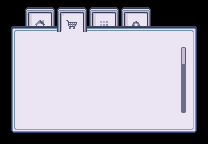

A level layout from a 2D game, rendered from its tile map. Below: a short description, then the map file with its tile-grid data intact:
An orthogonal 13x9 tile map with 16x16 px tiles, 5 tile layers (Tile Layer 1, Tile Layer 2, Icons, Tile Layer 3, ...).

<map version="1.10" tiledversion="1.11.2" orientation="orthogonal" renderorder="right-down" width="13" height="9" tilewidth="16" tileheight="16" infinite="0" nextlayerid="6" nextobjectid="1">
 <tileset firstgid="1" source="Modern_UI_Style_2.tsx" />
 <layer id="1" name="Tile Layer 1" width="13" height="9">
  <data encoding="csv">
0,543,0,543,0,543,0,543,1133,1133,0,0,0,
99,592,0,592,0,592,0,592,1182,1182,100,100,101,
148,0,0,0,0,0,0,0,1231,1231,0,0,150,
148,0,0,0,0,0,0,0,0,0,0,0,150,
148,0,0,0,0,0,0,0,0,0,1182,0,150,
148,0,0,0,0,0,0,0,0,0,0,0,150,
148,0,0,0,0,0,0,0,0,0,0,0,150,
148,0,0,0,0,0,0,0,0,0,0,0,150,
197,198,198,198,198,198,198,198,198,198,198,198,199
</data>
 </layer>
 <layer id="2" name="Tile Layer 2" width="13" height="9">
  <data encoding="csv">
0,0,541,542,541,542,541,542,541,542,0,0,0,
0,0,590,591,740,591,590,591,590,591,0,0,0,
0,740,740,740,740,740,740,740,740,740,740,740,0,
1280,740,740,740,740,740,740,740,740,740,740,740,0,
0,740,740,740,740,740,740,740,740,740,740,740,0,
0,740,740,740,740,740,740,740,740,740,740,740,0,
0,740,740,740,740,740,740,740,740,740,740,740,1280,
0,740,740,740,740,740,740,740,740,740,740,740,0,
0,0,0,0,0,0,0,0,0,0,0,0,0
</data>
 </layer>
 <layer id="5" name="Icons" width="13" height="9">
  <data encoding="csv">
0,0,0,0,0,0,0,0,0,0,0,0,0,
0,0,1011,0,1206,0,1007,0,1010,0,0,0,0,
0,0,0,0,0,0,0,0,0,0,0,216,0,
0,0,0,0,0,0,0,0,0,0,0,265,0,
0,0,0,0,0,0,0,0,0,0,0,267,0,
0,0,0,0,0,0,0,0,0,0,0,267,0,
0,0,0,0,0,0,0,0,0,0,0,267,0,
0,0,0,0,0,0,0,0,0,0,0,316,0,
0,0,0,0,0,0,0,0,0,0,0,0,0
</data>
 </layer>
 <layer id="3" name="Tile Layer 3" width="13" height="9">
  <data encoding="csv">
0,0,0,0,0,0,0,0,0,0,0,0,0,
0,100,100,100,0,100,100,100,100,100,0,0,0,
0,0,0,0,0,0,0,0,0,0,0,0,0,
0,0,0,0,0,0,0,0,0,0,0,0,0,
0,0,0,0,0,0,0,0,0,0,0,0,0,
0,0,0,0,0,0,0,0,0,0,0,0,0,
0,0,0,0,0,0,0,0,0,0,0,0,0,
0,0,0,0,0,0,0,0,0,0,0,0,0,
0,0,0,0,0,0,0,0,0,0,0,0,0
</data>
 </layer>
 <layer id="4" name="Tile Layer 4" width="13" height="9">
  <data encoding="csv">
0,0,0,0,0,0,0,0,0,0,0,0,0,
0,0,0,589,0,591,0,0,0,0,0,0,0,
0,0,0,0,0,0,0,0,0,0,0,0,0,
0,0,0,0,0,0,0,0,0,0,0,0,0,
0,0,0,0,0,0,0,0,0,0,0,0,0,
0,0,0,0,0,0,0,0,0,0,0,0,0,
0,0,0,0,0,0,0,0,0,0,0,0,0,
0,0,0,0,0,0,0,0,0,0,0,0,0,
0,0,0,0,0,0,0,0,0,0,0,0,0
</data>
 </layer>
</map>
